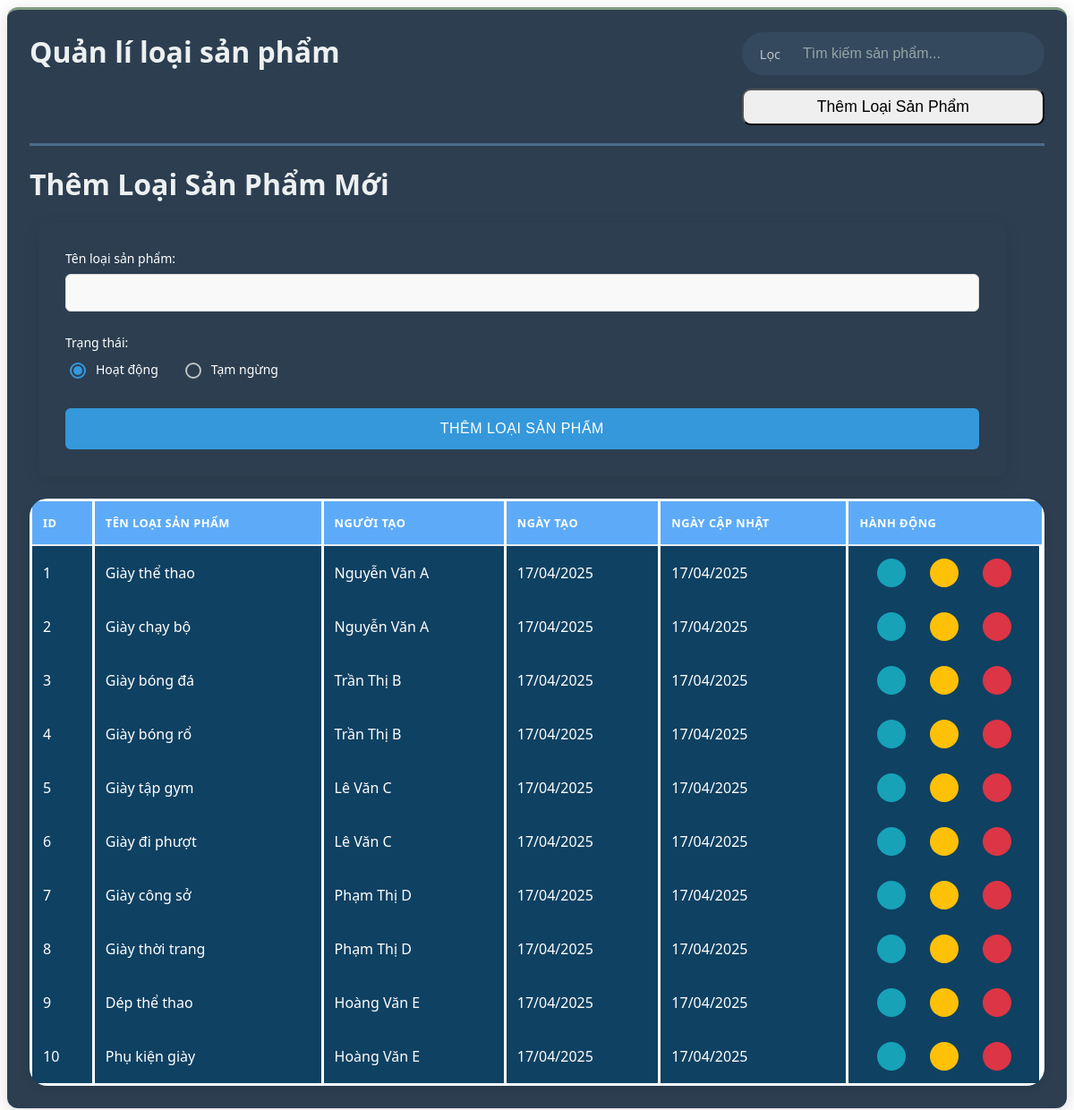
Screenshot of /admin/dashboard/dashboard_typeproducts.php with the database file from the repository.
### tables this page shows
CREATE TABLE type_product
(
  id INT NOT NULL AUTO_INCREMENT,
  name VARCHAR(100) NOT NULL,
  id_admin INT NOT NULL,
  created_at TIMESTAMP DEFAULT CURRENT_TIMESTAMP,
  updated_at TIMESTAMP DEFAULT CURRENT_TIMESTAMP ON UPDATE CURRENT_TIMESTAMP,
  PRIMARY KEY (id),
  FOREIGN KEY (id_admin) REFERENCES admin(id) ON DELETE CASCADE
);

### database/database_sever.php (called while the page is built, shortened)
<?php
    class database_sever{
        private $host = 'localhost';
        private $username = 'root';
        private $password = '';
        public $conn = null;
        public function __construct($db_name="bangiay"){
            $this->db_name = $db_name;
        try {
            $this->conn = new PDO(
                'mysql:host=' . $this->host . ';dbname=' . $this->db_name,
                $this->username,
                $this->password
            );
            $this->conn->setAttribute(PDO::ATTR_ERRMODE, PDO::ERRMODE_EXCEPTION);
            $this->conn->setAttribute(PDO::ATTR_DEFAULT_FETCH_MODE, PDO::FETCH_ASSOC);
            $this->conn->setAttribute(PDO::ATTR_EMULATE_PREPARES, false);
        } catch(PDOException $e) {
            error_log("Connection Error: " . $e->getMessage());
            throw new Exception("Database connection failed");
        }
        }
        public function view_table($string_query,$param=[]){
            try{
                $this->stmt = $this->conn->prepare($string_query);
                $this->stmt->execute($param);
                return $this->stmt->fetchAll();
            } catch(PDOException $e) {
                echo "Lỗi: " . $e->getMessage();
            }
        }
    }
?>

### dao/TypeProductDao.php (called while the page is built, shortened)
<?php
require_once __DIR__ . '/../DTO/TypeProduct.php';
require_once __DIR__ . '/../database/database_sever.php';
class TypeProductDao {
    private $db;
    public function __construct() {
        $this->db = new database_sever();
    }
    public function view_all() {
        $sql = "SELECT * FROM type_product";
        $results = $this->db->view_table($sql);
        $types = [];
        foreach ($results as $row) {
            $types[] = new TypeProductDTO($row);
        }
        return $types;
    }
}
?>
<?php $table_typeproduct = new TypeProductDao();?>

### DTO/TypeProduct.php (called while the page is built, shortened)
<?php
    class TypeProductDTO {
        public function __construct($data) {
            $this->id = $data['id'] ?? null;
            $this->name = $data['name'] ?? '';
            $this->id_admin = $data['id_admin'] ?? null;
            $this->created_at = $data['created_at'] ?? null;
            $this->updated_at = $data['updated_at'] ?? null;
        }
    }
?>

### dao/AdminDao.php (called while the page is built, shortened)
<?php
require_once __DIR__ . '/../DTO/AdminDTO.php';
require_once __DIR__ . '/../database/database_sever.php';
class AdminDao {
    private $db;
    public function __construct() {
        $this->db = new database_sever();
    }
    public function get_by_id($id) {
        $sql = "SELECT * FROM admin WHERE id = :id";
        $params = ['id' => $id];
        $result = $this->db->view_table($sql, $params);
        if (!empty($result)) {
            return new AdminDTO($result[0]);
        }
        return null;
    }
}
?>

### DTO/AdminDTO.php (called while the page is built, shortened)
<?php
class AdminDTO {
    public function __construct($data) {
        $this->name = $data['name'] ?? '';
    }
}
?>

### admin/dashboard/table/typeproduct_management.php (the view, shortened to what this page needs)
<?php
require_once __DIR__ . "/../../../dao/TypeProductDao.php";
$typeProducts = $table_typeproduct->view_all();
?>
<link rel="stylesheet" href="css/admin_style/dashboard/table_main.css">
<div class=" type-product-management object-management active">
    <table class="data-table">
        <thead>
            <tr>
                <th>ID</th>
                <th>Tên loại sản phẩm</th>
                <th>Người tạo</th>
                <th>Ngày tạo</th>
                <th>Ngày cập nhật</th>
                <th>Hành động</th>
            </tr>
        </thead>
        <tbody>
            <?php foreach ($typeProducts as $type): ?>
                <tr>
                    <td><?= $type->id ?></td>
                    <td>
                        <div class="type-name">
                            <?= htmlspecialchars($type->name) ?>
                        </div>
                    </td>
                    <td>
                        <?php
                        require_once __DIR__."/../../../dao/AdminDao.php";
                        $temp_admin = new AdminDao();
                        $adminName = $temp_admin->get_by_id($type->id_admin)->name;
                        echo $adminName ?? 'Unknown';
                        ?>
                    </td>
                    <td><?= date('d/m/Y', strtotime($type->created_at)) ?></td>
                    <td><?= $type->updated_at ? date('d/m/Y', strtotime($type->updated_at)) : 'Chưa cập nhật' ?></td>
                    <td class=' row button-update'>
                        <button class='action-btn view-btn' data-action='view' data-id='<?= $type->id ?>'>
                        </button>
                        <button class='action-btn edit-btn' data-action='update' data-id='<?= $type->id ?>'>
                        </button>
                        <button class='action-btn delete-btn' data-action='delete' data-id='<?= $type->id ?>'>
                        </button>
                    </td>
                </tr>
            <?php endforeach; ?>
        </tbody>
    </table>
</div>

### css/admin_style/dashboard/table_main.css (style rules this page uses)
.object-management { background: #0f4162; margin-top: 25px; border-radius: 20px; box-shadow: 0 4px 12px rgba(0, 0, 0, 0.08); overflow-x: auto; }
.data-table { width: 100%; color: white; border-collapse: collapse; border-radius: 20px; border: 3px white solid; font-family: 'Segoe UI', Tahoma, Geneva, Verdana, sans-serif; }
.data-table thead { background-color: #5dabf8; border-bottom: 2px solid #e9ecef; }
.data-table th { padding: 15px 12px; text-align: left; font-weight: 600; text-transform: uppercase; font-size: 0.8rem; letter-spacing: 0.5px; border-right: 3px white solid; }
.data-table tbody tr { transition: all 0.2s ease; }
.data-table td { padding: 14px 12px; vertical-align:middle; border-right: 3px white solid; }
.button-update { display: flex; gap: 8px; justify-content:space-evenly; }
.action-btn { width: 32px; height: 32px; border-radius: 50%; display: flex; align-items: center; justify-content: center; border: none; cursor: pointer; transition: all 0.2s ease; font-size: 16px; }
.view-btn { background-color: #17a2b8; }
.edit-btn { background-color: #ffc107; }
.delete-btn { background-color: #dc3545; }

### rows the page displays
type_product: id "1", name "Giày thể thao", id_admin.name "Nguyễn Văn A", created_at "17/04/2025", updated_at "17/04/2025"
type_product: id "2", name "Giày chạy bộ", id_admin.name "Nguyễn Văn A", created_at "17/04/2025", updated_at "17/04/2025"
type_product: id "3", name "Giày bóng đá", id_admin.name "Trần Thị B", created_at "17/04/2025", updated_at "17/04/2025"
type_product: id "4", name "Giày bóng rổ", id_admin.name "Trần Thị B", created_at "17/04/2025", updated_at "17/04/2025"
type_product: id "5", name "Giày tập gym", id_admin.name "Lê Văn C", created_at "17/04/2025", updated_at "17/04/2025"
type_product: id "6", name "Giày đi phượt", id_admin.name "Lê Văn C", created_at "17/04/2025", updated_at "17/04/2025"
type_product: id "7", name "Giày công sở", id_admin.name "Phạm Thị D", created_at "17/04/2025", updated_at "17/04/2025"
type_product: id "8", name "Giày thời trang", id_admin.name "Phạm Thị D", created_at "17/04/2025", updated_at "17/04/2025"
type_product: id "9", name "Dép thể thao", id_admin.name "Hoàng Văn E", created_at "17/04/2025", updated_at "17/04/2025"
type_product: id "10", name "Phụ kiện giày", id_admin.name "Hoàng Văn E", created_at "17/04/2025", updated_at "17/04/2025"
